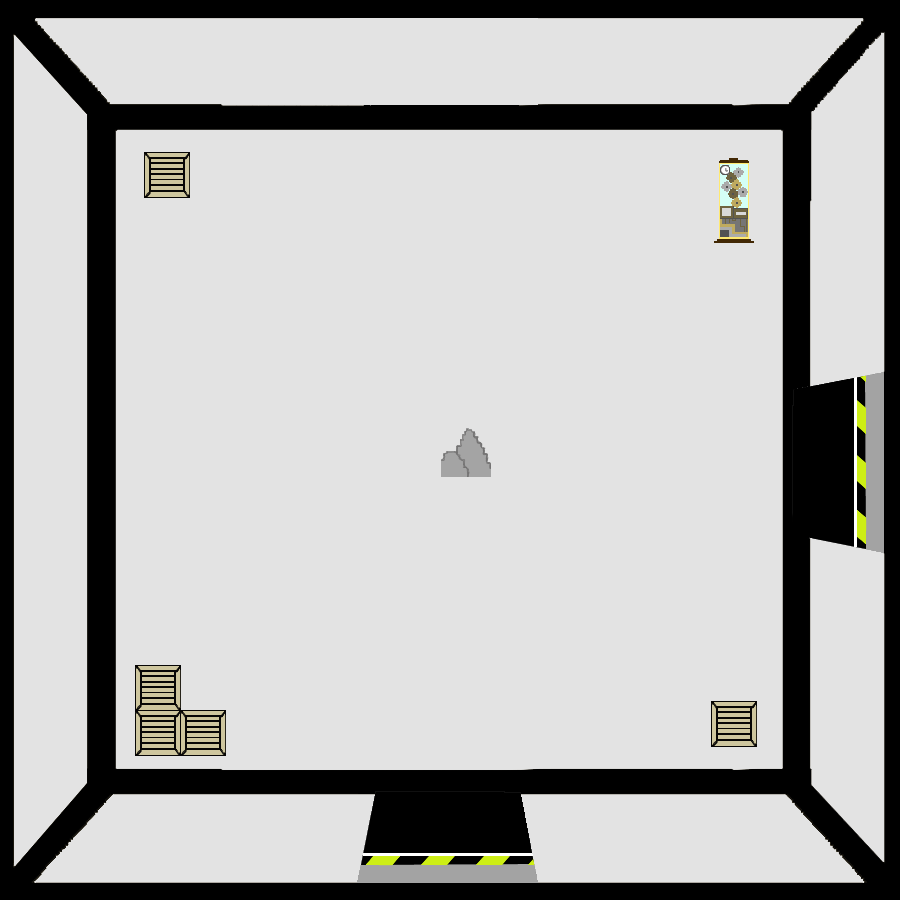

Below is a game level as drawn by its tile map, then a one-line description and the .tmx that defines it (tile-layer data replaced by summaries):
An orthogonal 100x100 tile map with 9x9 px tiles, 2 tile layers (SALA, OBJETOS), 4 tilesets.

<map version="1.2" tiledversion="1.3.3" orientation="orthogonal" renderorder="right-down" width="100" height="100" tilewidth="9" tileheight="9" infinite="0" nextlayerid="3" nextobjectid="1">
 <tileset firstgid="1" source="LAB14.tsx" />
 <tileset firstgid="10001" source="ROCAS.tsx" />
 <tileset firstgid="10002" source="CAJA.tsx" />
 <tileset firstgid="10027" source="MAQUINA.tsx" />
 <layer id="1" name="SALA" width="100" height="100">
  <data>[10000 cells, 10000 non-empty, 10000 distinct tile ids]</data>
 </layer>
 <layer id="2" name="OBJETOS" width="100" height="100">
  <data>[10000 cells, 845 non-empty, 745 distinct tile ids]</data>
 </layer>
</map>
